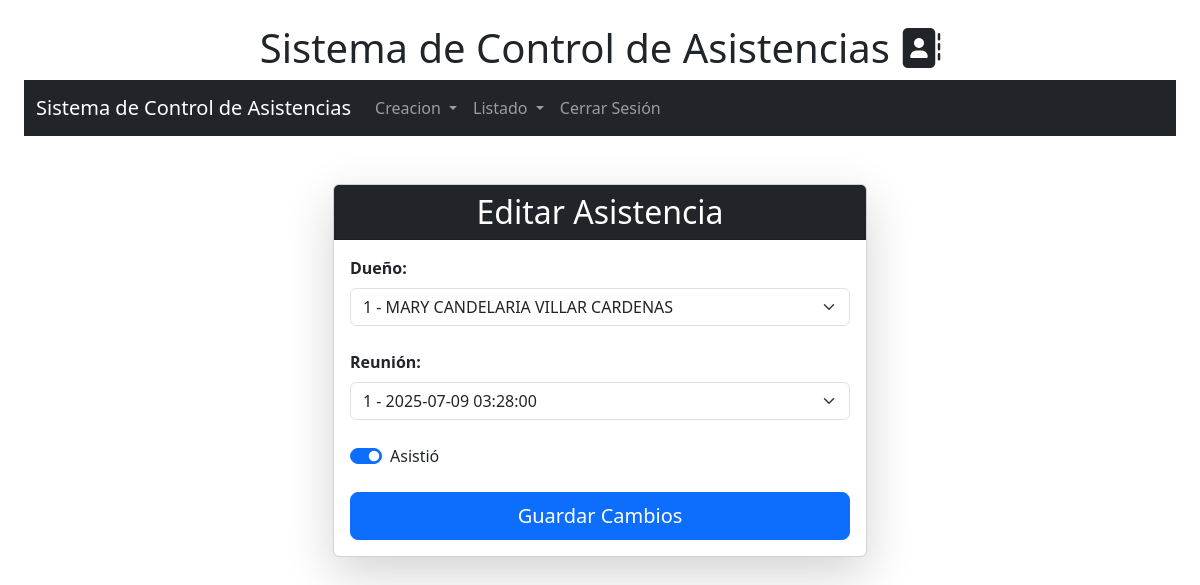
/asistencias/1/update (signed in), run on the app's committed database.
### models/asistencia_model.py (models this page shows, shortened)
class Asistencia(db.Model):
    __tablename__ = "Asistencia"
    id = db.Column(db.Integer, primary_key=True)
    dueño_id = db.Column(db.Integer, db.ForeignKey('Duenio.id'), nullable=False)
    id_reunion = db.Column(db.Integer, db.ForeignKey('Reuniones.id'), nullable=False)
    asistio = db.Column(db.Boolean, nullable=False, default=False)
    reunion = db.relationship('Reunion', backref='asistencias')
    dueno = db.relationship('Duenio', backref='asistencias')
    __table_args__ = (UniqueConstraint('dueño_id', 'id_reunion', name='_dueño_reunion_uc'),)
    @staticmethod
    def get_by_id(id):
        return Asistencia.query.get(id)

### models/duenio_model.py (models this page shows, shortened)
class Duenio(db.Model):
    __tablename__ = "Duenio"
    id = db.Column(db.Integer, primary_key=True)
    nombre = db.Column(db.String(50), nullable=False)
    paterno = db.Column(db.String(50), nullable=True)
    materno = db.Column(db.String(50), nullable=True)
    ci = db.Column(db.String(20), unique=True, nullable=False)
    multas = db.relationship('Multa', backref='duenio', lazy=True)  # Relación con la tabla Multa

### models/reunion_model.py (models this page shows, shortened)
class Reunion(db.Model):
    __tablename__ = "Reuniones"
    id = db.Column(db.Integer, primary_key=True)
    fecha = db.Column(db.Date, nullable=False)
    hora = db.Column(db.Time, nullable=False)
    descripcion = db.Column(db.String(255), nullable=True)  # Nuevo campo

### controllers/asistencia_controller.py (the view, shortened to what this page needs)
@asistencia_bp.route("/asistencias/<int:id>/update", methods=["GET", "POST"])
@login_required
@role_required("admin")
def update_asistencia(id):
    asistencia = Asistencia.get_by_id(id)
    if not asistencia:
        return "Asistencia no encontrada", 404
    dueños = Duenio.query.all()
    reuniones = Reunion.query.all()
    return render_template('update_asistencia.html', asistencia=asistencia, dueños=dueños, reuniones=reuniones)

### models/user_model.py (called while the page is built)
    def has_role(self, role):
        return self.role == role

### run.py (called while the page is built)
@login_manager.user_loader
def load_user(user_id):
    return User.query.get(int(user_id))

### templates/update_asistencia.html
{% extends 'base.html' %}
{% block content %}
<div class="container mt-5 w-50">
    <div class="card shadow-lg">
        <div class="card-header bg-dark text-white text-center">
            <h2 class="mb-0">Editar Asistencia</h2>
        </div>
        <div class="card-body">
            <form method="post">
                <div class="mb-4">
                    <label for="dueño_id" class="form-label fw-bold">Dueño:</label>
                    <select id="dueño_id" name="dueño_id" class="form-select" required>
                        {% for dueño in dueños %}
                            <option value="{{ dueño.id }}" {% if dueño.id == asistencia.dueño_id %}selected{% endif %}>
                                {{ dueño.id }} - {{ dueño.nombre }} {{ dueño.paterno }} {{ dueño.materno }}
                            </option>
                        {% endfor %}
                    </select>
                </div>
                <div class="mb-4">
                    <label for="id_reunion" class="form-label fw-bold">Reunión:</label>
                    <select id="id_reunion" name="id_reunion" class="form-select" required>
                        {% for reunion in reuniones %}
                            <option value="{{ reunion.id }}" {% if reunion.id == asistencia.id_reunion %}selected{% endif %}>
                                {{ reunion.id }} - {{ reunion.fecha }} {{ reunion.hora }}
                            </option>
                        {% endfor %}
                    </select>
                </div>
                <div class="form-check form-switch mb-4">
                    <input type="checkbox" id="asistio" name="asistio" class="form-check-input" {% if asistencia.asistio %}checked{% endif %}>
                    <label for="asistio" class="form-check-label">Asistió</label>
                </div>
                <div class="d-grid">
                    <button type="submit" class="btn btn-primary btn-lg">Guardar Cambios</button>
                </div>
            </form>
        </div>
    </div>
</div>
{% endblock %}

### data on the page
Asistencia: dueño_id "1 - MARY CANDELARIA VILLAR CARDENAS", id_reunion "1 - 2025-07-09 03:28:00", asistio "☑"
